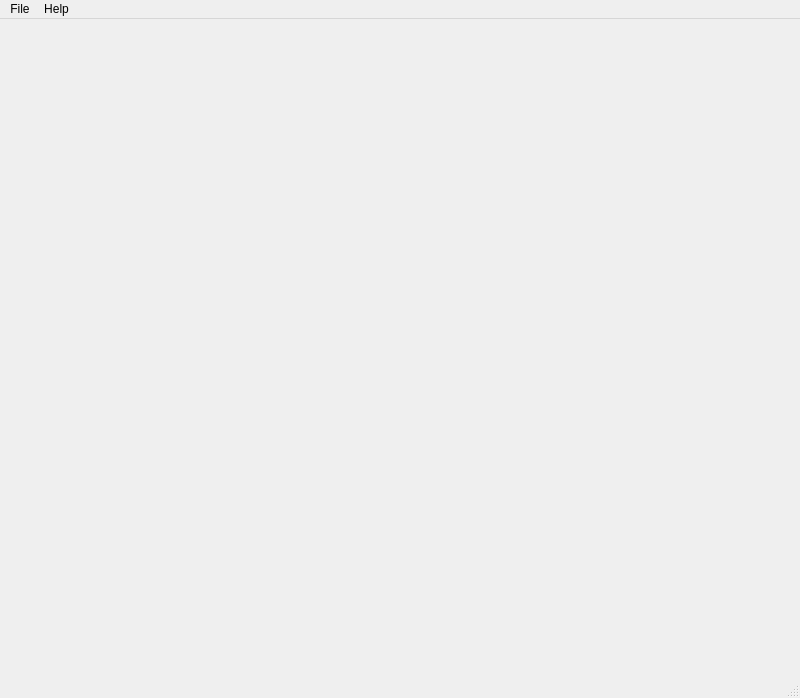
<?xml version="1.0" encoding="UTF-8"?>
<ui version="4.0">
 <class>MainWindow</class>
 <widget class="QMainWindow" name="MainWindow">
  <property name="geometry">
   <rect>
    <x>0</x>
    <y>0</y>
    <width>800</width>
    <height>698</height>
   </rect>
  </property>
  <property name="windowTitle">
   <string>Atış Kontrol Sistemi</string>
  </property>
  <widget class="QWidget" name="centralwidget"/>
  <widget class="QMenuBar" name="menubar">
   <property name="geometry">
    <rect>
     <x>0</x>
     <y>0</y>
     <width>800</width>
     <height>26</height>
    </rect>
   </property>
   <widget class="QMenu" name="menuFile">
    <property name="title">
     <string>File</string>
    </property>
    <addaction name="actionExit"/>
   </widget>
   <widget class="QMenu" name="menuHelp">
    <property name="title">
     <string>Help</string>
    </property>
    <addaction name="actionAbout"/>
   </widget>
   <addaction name="menuFile"/>
   <addaction name="menuHelp"/>
  </widget>
  <widget class="QStatusBar" name="statusbar"/>
  <action name="actionExit">
   <property name="text">
    <string>Exit</string>
   </property>
  </action>
  <action name="actionAbout">
   <property name="text">
    <string>About</string>
   </property>
  </action>
 </widget>
 <resources/>
 <connections/>
</ui>
